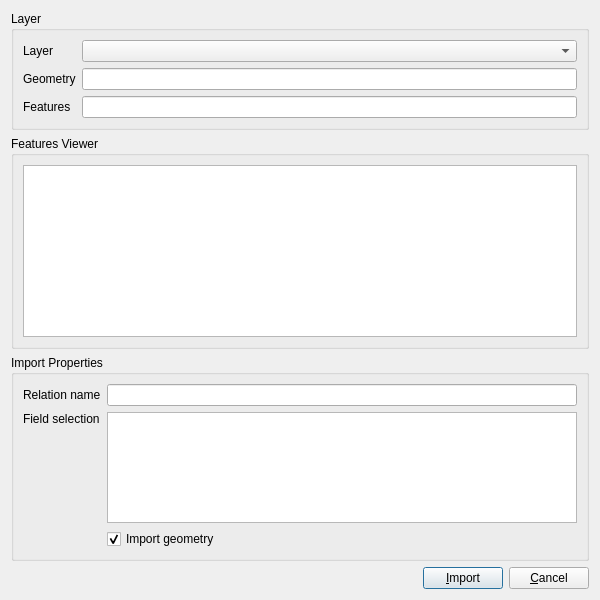
<?xml version="1.0" encoding="UTF-8"?>
<ui version="4.0">
 <class>Dialog</class>
 <widget class="QDialog" name="Dialog">
  <property name="geometry">
   <rect>
    <x>0</x>
    <y>0</y>
    <width>600</width>
    <height>600</height>
   </rect>
  </property>
  <property name="minimumSize">
   <size>
    <width>600</width>
    <height>600</height>
   </size>
  </property>
  <property name="maximumSize">
   <size>
    <width>600</width>
    <height>600</height>
   </size>
  </property>
  <property name="windowTitle">
   <string>Import object from QGIS layer</string>
  </property>
  <property name="windowIcon">
   <iconset resource="../../resources/resources.qrc">
    <normaloff>:/icons/objectmap.png</normaloff>:/icons/objectmap.png</iconset>
  </property>
  <layout class="QGridLayout" name="gridLayout">
   <item row="0" column="0">
    <widget class="QGroupBox" name="groupBox_2">
     <property name="title">
      <string>Layer</string>
     </property>
     <layout class="QFormLayout" name="formLayout">
      <item row="0" column="0">
       <widget class="QLabel" name="labelLayer">
        <property name="enabled">
         <bool>true</bool>
        </property>
        <property name="text">
         <string>Layer</string>
        </property>
        <property name="buddy">
         <cstring>comboBoxLayers</cstring>
        </property>
       </widget>
      </item>
      <item row="0" column="1">
       <widget class="QComboBox" name="comboBoxLayers">
        <property name="enabled">
         <bool>true</bool>
        </property>
       </widget>
      </item>
      <item row="1" column="1">
       <widget class="QLineEdit" name="lineEditGeometry">
        <property name="readOnly">
         <bool>true</bool>
        </property>
        <property name="clearButtonEnabled">
         <bool>false</bool>
        </property>
       </widget>
      </item>
      <item row="1" column="0">
       <widget class="QLabel" name="label">
        <property name="text">
         <string>Geometry</string>
        </property>
       </widget>
      </item>
      <item row="2" column="1">
       <widget class="QLineEdit" name="lineEditFeaturesCount">
        <property name="readOnly">
         <bool>true</bool>
        </property>
       </widget>
      </item>
      <item row="2" column="0">
       <widget class="QLabel" name="label_2">
        <property name="text">
         <string>Features</string>
        </property>
       </widget>
      </item>
     </layout>
    </widget>
   </item>
   <item row="1" column="0">
    <widget class="QGroupBox" name="groupBoxFeaturesViewer">
     <property name="title">
      <string>Features Viewer</string>
     </property>
     <layout class="QVBoxLayout" name="verticalLayout">
      <item>
       <widget class="QTableView" name="tableViewFeatures">
        <property name="maximumSize">
         <size>
          <width>16777215</width>
          <height>16777215</height>
         </size>
        </property>
        <property name="editTriggers">
         <set>QAbstractItemView::NoEditTriggers</set>
        </property>
        <property name="selectionMode">
         <enum>QAbstractItemView::ExtendedSelection</enum>
        </property>
        <property name="selectionBehavior">
         <enum>QAbstractItemView::SelectRows</enum>
        </property>
       </widget>
      </item>
     </layout>
    </widget>
   </item>
   <item row="2" column="0">
    <widget class="QGroupBox" name="groupBox">
     <property name="title">
      <string>Import Properties</string>
     </property>
     <layout class="QGridLayout" name="gridLayout_2">
      <item row="0" column="0">
       <widget class="QLabel" name="label_3">
        <property name="text">
         <string>Relation name</string>
        </property>
       </widget>
      </item>
      <item row="0" column="1">
       <widget class="QLineEdit" name="lineEditRelationName"/>
      </item>
      <item row="1" column="0">
       <widget class="QLabel" name="label_4">
        <property name="text">
         <string>Field selection</string>
        </property>
        <property name="alignment">
         <set>Qt::AlignLeading|Qt::AlignLeft|Qt::AlignTop</set>
        </property>
       </widget>
      </item>
      <item row="1" column="1">
       <widget class="QListView" name="listViewFieldSelection">
        <property name="maximumSize">
         <size>
          <width>16777215</width>
          <height>130</height>
         </size>
        </property>
        <property name="editTriggers">
         <set>QAbstractItemView::NoEditTriggers</set>
        </property>
        <property name="selectionMode">
         <enum>QAbstractItemView::ExtendedSelection</enum>
        </property>
       </widget>
      </item>
      <item row="2" column="1">
       <widget class="QCheckBox" name="checkBoxImportGeometry">
        <property name="text">
         <string>Import geometry</string>
        </property>
        <property name="checked">
         <bool>true</bool>
        </property>
       </widget>
      </item>
     </layout>
    </widget>
   </item>
   <item row="3" column="0">
    <layout class="QHBoxLayout" name="horizontalLayout">
     <item>
      <spacer name="horizontalSpacer">
       <property name="orientation">
        <enum>Qt::Horizontal</enum>
       </property>
       <property name="sizeHint" stdset="0">
        <size>
         <width>40</width>
         <height>20</height>
        </size>
       </property>
      </spacer>
     </item>
     <item>
      <widget class="QPushButton" name="pushButtonImport">
       <property name="text">
        <string>&amp;Import</string>
       </property>
      </widget>
     </item>
     <item>
      <widget class="QPushButton" name="pushButtonCancel">
       <property name="text">
        <string>&amp;Cancel</string>
       </property>
      </widget>
     </item>
    </layout>
   </item>
  </layout>
 </widget>
 <resources>
  <include location="../../resources/resources.qrc"/>
 </resources>
 <connections>
  <connection>
   <sender>pushButtonCancel</sender>
   <signal>clicked()</signal>
   <receiver>Dialog</receiver>
   <slot>close()</slot>
   <hints>
    <hint type="sourcelabel">
     <x>165</x>
     <y>119</y>
    </hint>
    <hint type="destinationlabel">
     <x>112</x>
     <y>70</y>
    </hint>
   </hints>
  </connection>
 </connections>
</ui>
